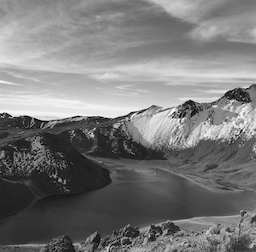
#> input picture IP-1-HistogramEqualization/xina.png, 256 x 252 px
$ jupyter execute --allow-errors HistogramEq.ipynb
#> lines starting #> are read from the running program, lines starting #| are printed output that depends on the picture
[cell 1]
import numpy as np
from matplotlib import pyplot as plt
import matplotlib.image as img
import math
from scipy import signal
import scipy.ndimage as ndi

## Histogram Equalization

[cell 2]
x = img.imread('./xina.png')[:,:,0]
#> x: shape (252, 256) float32; min 0, max 1, mean 0.474
plt.imshow(x, cmap="gray")
plt.title("Original Image")
x.shape
#> Out = (252, 256)

### Histogram equalization

#### Get histogram

[cell 3]
def histogram(x, L = 256):
#> called with L = 256
    hist, _ = np.histogram(x, bins=L, range=(0, 1))
#> hist = 256 values, max 755 at index 35, min 0 at index 252, mean 252
    bins = np.arange(L)
    return hist, bins

hist, bins = histogram(x, 256)
#> bins = 256 values from 0 to 255
plt.bar(bins, hist, width = 1)
plt.title("Histogram")
plt.xlabel("Value")
plt.ylabel("Count")
plt.show()
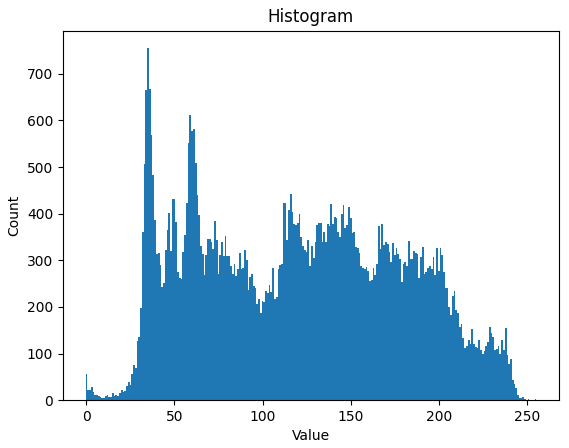
#> figure drawn by matplotlib, 1 panel; tallest bar 755 high, from x = 34.5 to 35.5

#### Normalize histogram

[cell 4]
def normalized_histogram(x, N):
#> called with N = 256
    hist, bins = histogram(x,N)
#> bins = 256 values from 0 to 255
    norm_hist = hist/len(x.flatten())
#> norm_hist = 256 values, max 0.0117 at index 35, min 0 at index 252, mean 0.00391
    return norm_hist, bins

hist, bins = normalized_histogram(x, 256)
#> hist has the same summary as norm_hist in normalized_histogram

plt.bar(bins, hist, width = 1)
plt.title("Normalized histogram")
plt.xlabel("Value")
plt.ylabel("Normalized count")
plt.show()
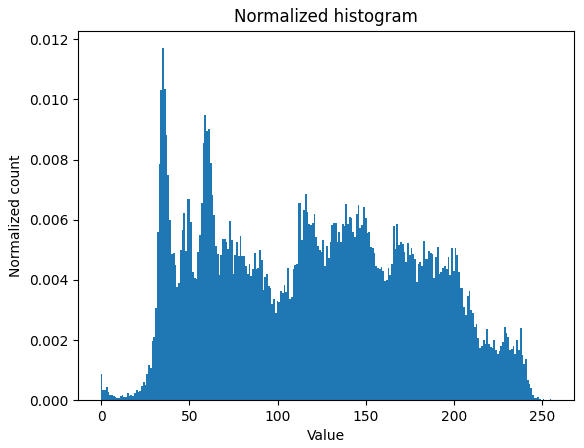
#> figure drawn by matplotlib, 1 panel; tallest bar 0.0117 high, from x = 34.5 to 35.5

#### Equalize histogram

[cell 5]
# create our cumulative sum
def equalize(hist):
    result = []
    for i in range(len(hist)):
        partial_sum = 0.0
        for j in range(i):
            partial_sum+=hist[j]
        result.append(partial_sum)
#> after the loop, result = 256 values from 0 to 1
    return 255 * np.array(result)

eq_hist = equalize(hist)
#> eq_hist = 256 values from 0 to 255
plt.plot(eq_hist)
plt.title("Contrast curve, Equalized Histogram")
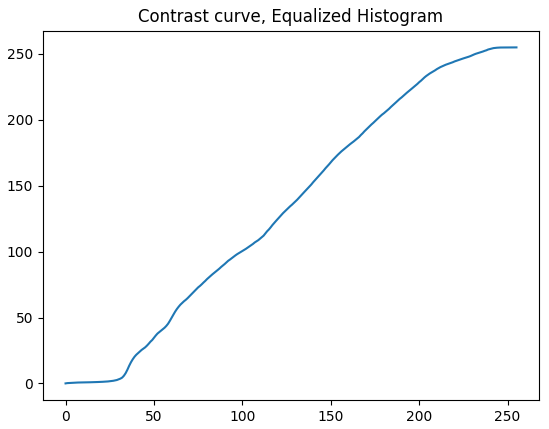
#> figure drawn by matplotlib, 1 panel; curve peaks at x = 252, y = 255

#### Transform image

[cell 6]
def apply_eq(x):
    hist, _ = normalized_histogram(x, 256)
#> hist has the same summary as norm_hist in normalized_histogram
    eq = equalize(hist)
#> eq = 256 values from 0 to 255
    new = []
    for value in x.flatten(): new.append(eq[int(value*255)])
#> this loop made 64512 passes
#> value on passes 1 to 3: 0.596, 0.6, 0.596
#> after the loop, new = 64512 items
    new = np.array(new)
    x_new = np.reshape(new, x.shape)
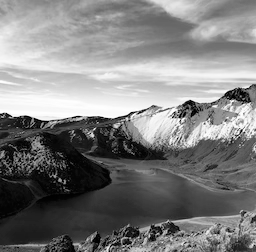
#> x_new: shape (252, 256) float64; min 0, max 255, mean 126.8
    return x_new

[cell 7]
x_new = apply_eq(x)
plt.imshow(x_new, cmap="gray")
plt.title("Image with equalization")

### Exact histogram equalization

(Coltuc, Dinu, Philippe Bolon, and J-M. Chassery. ”Exact histogram specification.” IEEE Transactions on Image Processing 15.5, 2016).

#### Define filters

[cell 8]
h1 = np.array([[1]])
h2 = (1/5) * np.array([[0, 1, 0],[1, 1, 1],[0, 1, 0]])
h3 = (1/9) * np.ones((3,3))
h4 = (1/13) * np.array([[0, 0, 1, 0, 0],
                        [0, 1, 1, 1, 0],
                        [1, 1, 1, 1, 1],
                        [0, 1, 1, 1, 0],
                        [0, 0, 1, 0, 0]])
h5 = (1/21) * np.array([[0, 1, 1, 1, 0],
                        [1, 1, 1, 1, 1],
                        [1, 1, 1, 1, 1],
                        [1, 1, 1, 1, 1],
                        [0, 1, 1, 1, 0]])
h6 = (1/25) * np.ones((5,5))
H = [h1, h2, h3, h4, h5, h6]

#### Get exact histogram equalization

#> (a cell that did not finish here is left out)

#> (a cell that did not finish here is left out)

[cell 11]
plt.bar(bins, hist, width = 1)
plt.title("Equalized histogram")
plt.xlabel("Value")
plt.ylabel("Count")
plt.show()
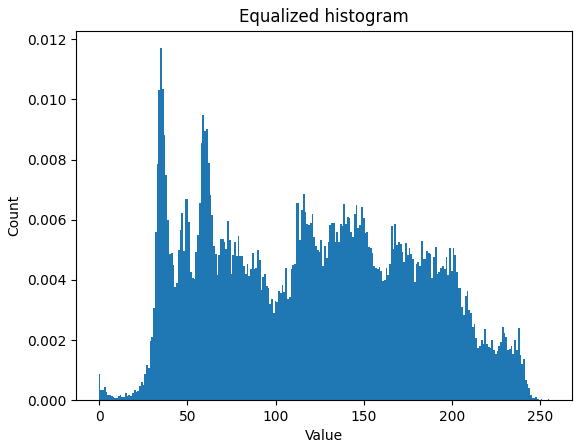
#> figure drawn by matplotlib, 1 panel; tallest bar 0.0117 high, from x = 34.5 to 35.5
